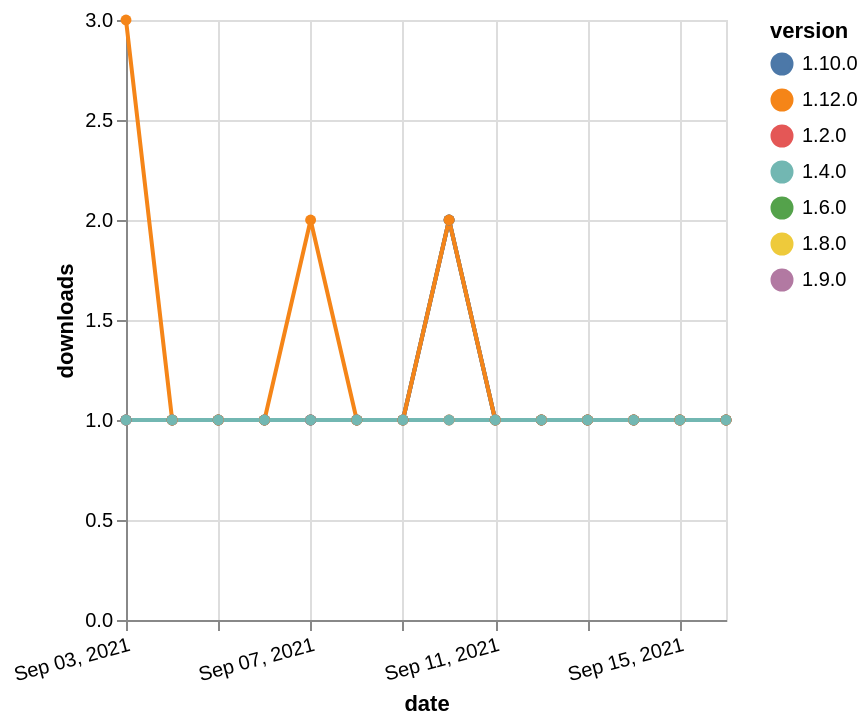

Vega-Lite specification stored for this chart:
### Vega-Lite specification from a JSON file in a GitHub repository (floating-point values rounded to 4 significant figures)
{"$schema": "https://vega.github.io/schema/vega-lite/v5.json", "description": "A simple bar chart with embedded data.", "data": {"values": [{"date": "2021-09-03", "total": 182, "delta": 1, "version": "1.6.0"}, {"date": "2021-09-04", "total": 183, "delta": 1, "version": "1.6.0"}, {"date": "2021-09-05", "total": 184, "delta": 1, "version": "1.6.0"}, {"date": "2021-09-06", "total": 185, "delta": 1, "version": "1.6.0"}, {"date": "2021-09-07", "total": 186, "delta": 1, "version": "1.6.0"}, {"date": "2021-09-08", "total": 187, "delta": 1, "version": "1.6.0"}, {"date": "2021-09-09", "total": 188, "delta": 1, "version": "1.6.0"}, {"date": "2021-09-10", "total": 190, "delta": 2, "version": "1.6.0"}, {"date": "2021-09-11", "total": 191, "delta": 1, "version": "1.6.0"}, {"date": "2021-09-12", "total": 192, "delta": 1, "version": "1.6.0"}, {"date": "2021-09-13", "total": 193, "delta": 1, "version": "1.6.0"}, {"date": "2021-09-14", "total": 194, "delta": 1, "version": "1.6.0"}, {"date": "2021-09-15", "total": 195, "delta": 1, "version": "1.6.0"}, {"date": "2021-09-16", "total": 196, "delta": 1, "version": "1.6.0"}, {"date": "2021-09-03", "total": 150, "delta": 1, "version": "1.8.0"}, {"date": "2021-09-04", "total": 151, "delta": 1, "version": "1.8.0"}, {"date": "2021-09-05", "total": 152, "delta": 1, "version": "1.8.0"}, {"date": "2021-09-06", "total": 153, "delta": 1, "version": "1.8.0"}, {"date": "2021-09-07", "total": 154, "delta": 1, "version": "1.8.0"}, {"date": "2021-09-08", "total": 155, "delta": 1, "version": "1.8.0"}, {"date": "2021-09-09", "total": 156, "delta": 1, "version": "1.8.0"}, {"date": "2021-09-10", "total": 157, "delta": 1, "version": "1.8.0"}, {"date": "2021-09-11", "total": 158, "delta": 1, "version": "1.8.0"}, {"date": "2021-09-12", "total": 159, "delta": 1, "version": "1.8.0"}, {"date": "2021-09-13", "total": 160, "delta": 1, "version": "1.8.0"}, {"date": "2021-09-14", "total": 161, "delta": 1, "version": "1.8.0"}, {"date": "2021-09-15", "total": 162, "delta": 1, "version": "1.8.0"}, {"date": "2021-09-16", "total": 163, "delta": 1, "version": "1.8.0"}, {"date": "2021-09-03", "total": 136, "delta": 1, "version": "1.9.0"}, {"date": "2021-09-04", "total": 137, "delta": 1, "version": "1.9.0"}, {"date": "2021-09-05", "total": 138, "delta": 1, "version": "1.9.0"}, {"date": "2021-09-06", "total": 139, "delta": 1, "version": "1.9.0"}, {"date": "2021-09-07", "total": 140, "delta": 1, "version": "1.9.0"}, {"date": "2021-09-08", "total": 141, "delta": 1, "version": "1.9.0"}, {"date": "2021-09-09", "total": 142, "delta": 1, "version": "1.9.0"}, {"date": "2021-09-10", "total": 144, "delta": 2, "version": "1.9.0"}, {"date": "2021-09-11", "total": 145, "delta": 1, "version": "1.9.0"}, {"date": "2021-09-12", "total": 146, "delta": 1, "version": "1.9.0"}, {"date": "2021-09-13", "total": 147, "delta": 1, "version": "1.9.0"}, {"date": "2021-09-14", "total": 148, "delta": 1, "version": "1.9.0"}, {"date": "2021-09-15", "total": 149, "delta": 1, "version": "1.9.0"}, {"date": "2021-09-16", "total": 150, "delta": 1, "version": "1.9.0"}, {"date": "2021-09-03", "total": 167, "delta": 1, "version": "1.10.0"}, {"date": "2021-09-04", "total": 168, "delta": 1, "version": "1.10.0"}, {"date": "2021-09-05", "total": 169, "delta": 1, "version": "1.10.0"}, {"date": "2021-09-06", "total": 170, "delta": 1, "version": "1.10.0"}, {"date": "2021-09-07", "total": 171, "delta": 1, "version": "1.10.0"}, {"date": "2021-09-08", "total": 172, "delta": 1, "version": "1.10.0"}, {"date": "2021-09-09", "total": 173, "delta": 1, "version": "1.10.0"}, {"date": "2021-09-10", "total": 175, "delta": 2, "version": "1.10.0"}, {"date": "2021-09-11", "total": 176, "delta": 1, "version": "1.10.0"}, {"date": "2021-09-12", "total": 177, "delta": 1, "version": "1.10.0"}, {"date": "2021-09-13", "total": 178, "delta": 1, "version": "1.10.0"}, {"date": "2021-09-14", "total": 179, "delta": 1, "version": "1.10.0"}, {"date": "2021-09-15", "total": 180, "delta": 1, "version": "1.10.0"}, {"date": "2021-09-16", "total": 181, "delta": 1, "version": "1.10.0"}, {"date": "2021-09-03", "total": 217, "delta": 1, "version": "1.2.0"}, {"date": "2021-09-04", "total": 218, "delta": 1, "version": "1.2.0"}, {"date": "2021-09-05", "total": 219, "delta": 1, "version": "1.2.0"}, {"date": "2021-09-06", "total": 220, "delta": 1, "version": "1.2.0"}, {"date": "2021-09-07", "total": 221, "delta": 1, "version": "1.2.0"}, {"date": "2021-09-08", "total": 222, "delta": 1, "version": "1.2.0"}, {"date": "2021-09-09", "total": 223, "delta": 1, "version": "1.2.0"}, {"date": "2021-09-10", "total": 224, "delta": 1, "version": "1.2.0"}, {"date": "2021-09-11", "total": 225, "delta": 1, "version": "1.2.0"}, {"date": "2021-09-12", "total": 226, "delta": 1, "version": "1.2.0"}, {"date": "2021-09-13", "total": 227, "delta": 1, "version": "1.2.0"}, {"date": "2021-09-14", "total": 228, "delta": 1, "version": "1.2.0"}, {"date": "2021-09-15", "total": 229, "delta": 1, "version": "1.2.0"}, {"date": "2021-09-16", "total": 230, "delta": 1, "version": "1.2.0"}, {"date": "2021-09-03", "total": 113, "delta": 3, "version": "1.12.0"}, {"date": "2021-09-04", "total": 114, "delta": 1, "version": "1.12.0"}, {"date": "2021-09-05", "total": 115, "delta": 1, "version": "1.12.0"}, {"date": "2021-09-06", "total": 116, "delta": 1, "version": "1.12.0"}, {"date": "2021-09-07", "total": 118, "delta": 2, "version": "1.12.0"}, {"date": "2021-09-08", "total": 119, "delta": 1, "version": "1.12.0"}, {"date": "2021-09-09", "total": 120, "delta": 1, "version": "1.12.0"}, {"date": "2021-09-10", "total": 122, "delta": 2, "version": "1.12.0"}, {"date": "2021-09-11", "total": 123, "delta": 1, "version": "1.12.0"}, {"date": "2021-09-12", "total": 124, "delta": 1, "version": "1.12.0"}, {"date": "2021-09-13", "total": 125, "delta": 1, "version": "1.12.0"}, {"date": "2021-09-14", "total": 126, "delta": 1, "version": "1.12.0"}, {"date": "2021-09-15", "total": 127, "delta": 1, "version": "1.12.0"}, {"date": "2021-09-16", "total": 128, "delta": 1, "version": "1.12.0"}, {"date": "2021-09-03", "total": 289, "delta": 1, "version": "1.4.0"}, {"date": "2021-09-04", "total": 290, "delta": 1, "version": "1.4.0"}, {"date": "2021-09-05", "total": 291, "delta": 1, "version": "1.4.0"}, {"date": "2021-09-06", "total": 292, "delta": 1, "version": "1.4.0"}, {"date": "2021-09-07", "total": 293, "delta": 1, "version": "1.4.0"}, {"date": "2021-09-08", "total": 294, "delta": 1, "version": "1.4.0"}, {"date": "2021-09-09", "total": 295, "delta": 1, "version": "1.4.0"}, {"date": "2021-09-10", "total": 296, "delta": 1, "version": "1.4.0"}, {"date": "2021-09-11", "total": 297, "delta": 1, "version": "1.4.0"}, {"date": "2021-09-12", "total": 298, "delta": 1, "version": "1.4.0"}, {"date": "2021-09-13", "total": 299, "delta": 1, "version": "1.4.0"}, {"date": "2021-09-14", "total": 300, "delta": 1, "version": "1.4.0"}, {"date": "2021-09-15", "total": 301, "delta": 1, "version": "1.4.0"}, {"date": "2021-09-16", "total": 302, "delta": 1, "version": "1.4.0"}]}, "width": "container", "mark": {"type": "line", "point": {"filled": true}}, "encoding": {"x": {"field": "date", "type": "temporal", "timeUnit": "yearmonthdate", "title": "date", "axis": {"labelAngle": -15}}, "y": {"field": "delta", "type": "quantitative", "title": "downloads"}, "color": {"field": "version", "type": "nominal"}, "tooltip": {"field": "delta"}}}
